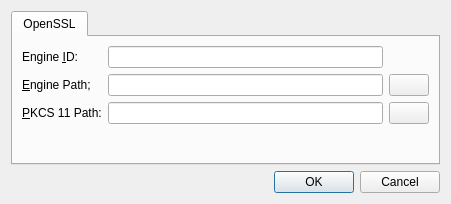
<?xml version="1.0" encoding="UTF-8"?>
<ui version="4.0">
 <class>PreferencesEditorDialog</class>
 <widget class="QDialog" name="PreferencesEditorDialog">
  <property name="geometry">
   <rect>
    <x>0</x>
    <y>0</y>
    <width>451</width>
    <height>204</height>
   </rect>
  </property>
  <property name="windowTitle">
   <string>Preferences</string>
  </property>
  <property name="windowIcon">
   <iconset resource="../../resources/L2tpIPsecVpn.qrc">
    <normaloff>:/images/configure.png</normaloff>:/images/configure.png</iconset>
  </property>
  <layout class="QVBoxLayout" name="m_pDialogLayout">
   <item>
    <widget class="QTabWidget" name="m_pTabWidget">
     <property name="currentIndex">
      <number>0</number>
     </property>
     <widget class="QWidget" name="m_pTabOpenSSL">
      <attribute name="title">
       <string>OpenSSL</string>
      </attribute>
      <layout class="QGridLayout" name="m_pOpenSSLTabLayout">
       <item row="0" column="0">
        <widget class="QLabel" name="m_pEngineIdLabel">
         <property name="text">
          <string>Engine &amp;ID:</string>
         </property>
         <property name="buddy">
          <cstring>m_pEngineIDLineEdit</cstring>
         </property>
        </widget>
       </item>
       <item row="0" column="1">
        <widget class="QLineEdit" name="m_pEngineIDLineEdit">
         <property name="toolTip">
          <string>Unique identifier for OpenSSL engine</string>
         </property>
         <property name="whatsThis">
          <string>Unique identifier for OpenSSL engine</string>
         </property>
        </widget>
       </item>
       <item row="1" column="0">
        <widget class="QLabel" name="m_pEnginPathLabel">
         <property name="text">
          <string>&amp;Engine Path;</string>
         </property>
         <property name="buddy">
          <cstring>m_pEnginePathLineEdit</cstring>
         </property>
        </widget>
       </item>
       <item row="1" column="1">
        <widget class="QLineEdit" name="m_pEnginePathLineEdit">
         <property name="toolTip">
          <string>&lt;!DOCTYPE HTML PUBLIC &quot;-//W3C//DTD HTML 4.0//EN&quot; &quot;http://www.w3.org/TR/REC-html40/strict.dtd&quot;&gt;
&lt;html&gt;&lt;head&gt;&lt;meta name=&quot;qrichtext&quot; content=&quot;1&quot; /&gt;&lt;style type=&quot;text/css&quot;&gt;
p, li { white-space: pre-wrap; }
&lt;/style&gt;&lt;/head&gt;&lt;body style=&quot; font-family:'Sans'; font-size:9pt; font-weight:400; font-style:normal;&quot;&gt;
&lt;p style=&quot; margin-top:0px; margin-bottom:0px; margin-left:0px; margin-right:0px; -qt-block-indent:0; text-indent:0px;&quot;&gt;Full path to a shared library implementing the &lt;a href=&quot;http://www.openssl.org/docs/crypto/engine.html&quot;&gt;&lt;span style=&quot; text-decoration: underline; color:#0000ff;&quot;&gt;OpenSSL engine interface&lt;/span&gt;&lt;/a&gt;&lt;/p&gt;&lt;/body&gt;&lt;/html&gt;</string>
         </property>
         <property name="whatsThis">
          <string>&lt;!DOCTYPE HTML PUBLIC &quot;-//W3C//DTD HTML 4.0//EN&quot; &quot;http://www.w3.org/TR/REC-html40/strict.dtd&quot;&gt;
&lt;html&gt;&lt;head&gt;&lt;meta name=&quot;qrichtext&quot; content=&quot;1&quot; /&gt;&lt;style type=&quot;text/css&quot;&gt;
p, li { white-space: pre-wrap; }
&lt;/style&gt;&lt;/head&gt;&lt;body style=&quot; font-family:'Sans'; font-size:9pt; font-weight:400; font-style:normal;&quot;&gt;
&lt;p style=&quot; margin-top:0px; margin-bottom:0px; margin-left:0px; margin-right:0px; -qt-block-indent:0; text-indent:0px;&quot;&gt;Full path to a shared library implementing the &lt;a href=&quot;http://www.openssl.org/docs/crypto/engine.html&quot;&gt;&lt;span style=&quot; text-decoration: underline; color:#0000ff;&quot;&gt;OpenSSL engine interface&lt;/span&gt;&lt;/a&gt;&lt;/p&gt;&lt;/body&gt;&lt;/html&gt;</string>
         </property>
         <property name="readOnly">
          <bool>true</bool>
         </property>
        </widget>
       </item>
       <item row="1" column="2">
        <widget class="QPushButton" name="m_pEnginePathPushButton">
         <property name="text">
          <string/>
         </property>
         <property name="icon">
          <iconset resource="../../resources/L2tpIPsecVpn.qrc">
           <normaloff>:/images/search.png</normaloff>:/images/search.png</iconset>
         </property>
        </widget>
       </item>
       <item row="2" column="0">
        <widget class="QLabel" name="m_pPkcs11PathLabel">
         <property name="text">
          <string>&amp;PKCS 11 Path:</string>
         </property>
         <property name="buddy">
          <cstring>m_pPkcs11PathLineEdit</cstring>
         </property>
        </widget>
       </item>
       <item row="2" column="1">
        <widget class="QLineEdit" name="m_pPkcs11PathLineEdit">
         <property name="toolTip">
          <string>&lt;!DOCTYPE HTML PUBLIC &quot;-//W3C//DTD HTML 4.0//EN&quot; &quot;http://www.w3.org/TR/REC-html40/strict.dtd&quot;&gt;
&lt;html&gt;&lt;head&gt;&lt;meta name=&quot;qrichtext&quot; content=&quot;1&quot; /&gt;&lt;style type=&quot;text/css&quot;&gt;
p, li { white-space: pre-wrap; }
&lt;/style&gt;&lt;/head&gt;&lt;body style=&quot; font-family:'Sans'; font-size:9pt; font-weight:400; font-style:normal;&quot;&gt;
&lt;p style=&quot; margin-top:0px; margin-bottom:0px; margin-left:0px; margin-right:0px; -qt-block-indent:0; text-indent:0px;&quot;&gt;Full path to a shared library implementing the &lt;a href=&quot;http://www.rsa.com/rsalabs/node.asp?id=2133&quot;&gt;&lt;span style=&quot; text-decoration: underline; color:#0000ff;&quot;&gt;Cryptographic Token Interface&lt;/span&gt;&lt;/a&gt;&lt;/p&gt;&lt;/body&gt;&lt;/html&gt;</string>
         </property>
         <property name="whatsThis">
          <string>&lt;!DOCTYPE HTML PUBLIC &quot;-//W3C//DTD HTML 4.0//EN&quot; &quot;http://www.w3.org/TR/REC-html40/strict.dtd&quot;&gt;
&lt;html&gt;&lt;head&gt;&lt;meta name=&quot;qrichtext&quot; content=&quot;1&quot; /&gt;&lt;style type=&quot;text/css&quot;&gt;
p, li { white-space: pre-wrap; }
&lt;/style&gt;&lt;/head&gt;&lt;body style=&quot; font-family:'Sans'; font-size:9pt; font-weight:400; font-style:normal;&quot;&gt;
&lt;p style=&quot; margin-top:0px; margin-bottom:0px; margin-left:0px; margin-right:0px; -qt-block-indent:0; text-indent:0px;&quot;&gt;Full path to a shared library implementing the &lt;a href=&quot;http://www.rsa.com/rsalabs/node.asp?id=2133&quot;&gt;&lt;span style=&quot; text-decoration: underline; color:#0000ff;&quot;&gt;Cryptographic Token Interface&lt;/span&gt;&lt;/a&gt;&lt;/p&gt;&lt;/body&gt;&lt;/html&gt;</string>
         </property>
         <property name="readOnly">
          <bool>true</bool>
         </property>
        </widget>
       </item>
       <item row="2" column="2">
        <widget class="QPushButton" name="m_pPkcs11PathPushButton">
         <property name="text">
          <string/>
         </property>
         <property name="icon">
          <iconset resource="../../resources/L2tpIPsecVpn.qrc">
           <normaloff>:/images/search.png</normaloff>:/images/search.png</iconset>
         </property>
        </widget>
       </item>
       <item row="3" column="0">
        <spacer name="m_pOpenSSLVerticalSpacer">
         <property name="orientation">
          <enum>Qt::Vertical</enum>
         </property>
         <property name="sizeHint" stdset="0">
          <size>
           <width>20</width>
           <height>40</height>
          </size>
         </property>
        </spacer>
       </item>
      </layout>
     </widget>
    </widget>
   </item>
   <item>
    <widget class="QDialogButtonBox" name="m_pButtonBox">
     <property name="orientation">
      <enum>Qt::Horizontal</enum>
     </property>
     <property name="standardButtons">
      <set>QDialogButtonBox::Cancel|QDialogButtonBox::Ok</set>
     </property>
    </widget>
   </item>
  </layout>
 </widget>
 <tabstops>
  <tabstop>m_pTabWidget</tabstop>
  <tabstop>m_pEngineIDLineEdit</tabstop>
  <tabstop>m_pEnginePathLineEdit</tabstop>
  <tabstop>m_pEnginePathPushButton</tabstop>
  <tabstop>m_pPkcs11PathLineEdit</tabstop>
  <tabstop>m_pPkcs11PathPushButton</tabstop>
  <tabstop>m_pButtonBox</tabstop>
 </tabstops>
 <resources>
  <include location="../../resources/L2tpIPsecVpn.qrc"/>
 </resources>
 <connections>
  <connection>
   <sender>m_pButtonBox</sender>
   <signal>accepted()</signal>
   <receiver>PreferencesEditorDialog</receiver>
   <slot>accept()</slot>
   <hints>
    <hint type="sourcelabel">
     <x>248</x>
     <y>254</y>
    </hint>
    <hint type="destinationlabel">
     <x>157</x>
     <y>274</y>
    </hint>
   </hints>
  </connection>
  <connection>
   <sender>m_pButtonBox</sender>
   <signal>rejected()</signal>
   <receiver>PreferencesEditorDialog</receiver>
   <slot>reject()</slot>
   <hints>
    <hint type="sourcelabel">
     <x>316</x>
     <y>260</y>
    </hint>
    <hint type="destinationlabel">
     <x>286</x>
     <y>274</y>
    </hint>
   </hints>
  </connection>
 </connections>
</ui>
